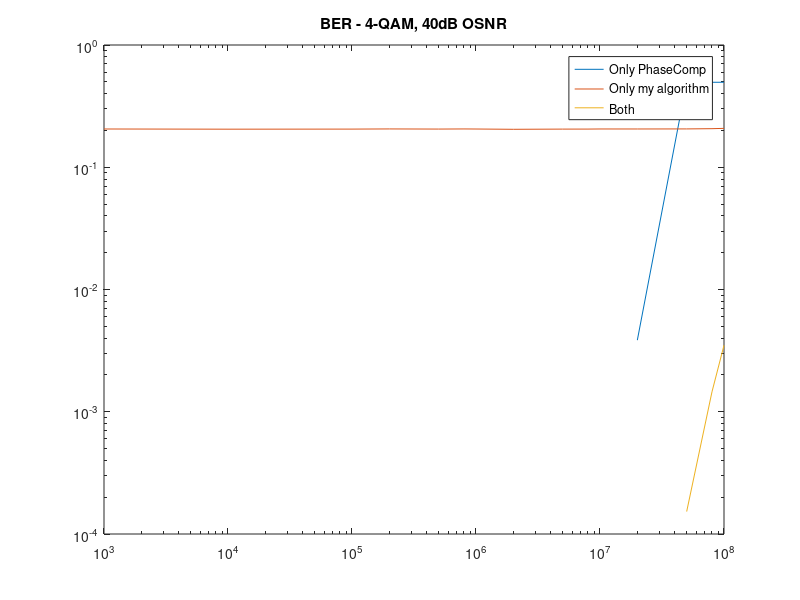
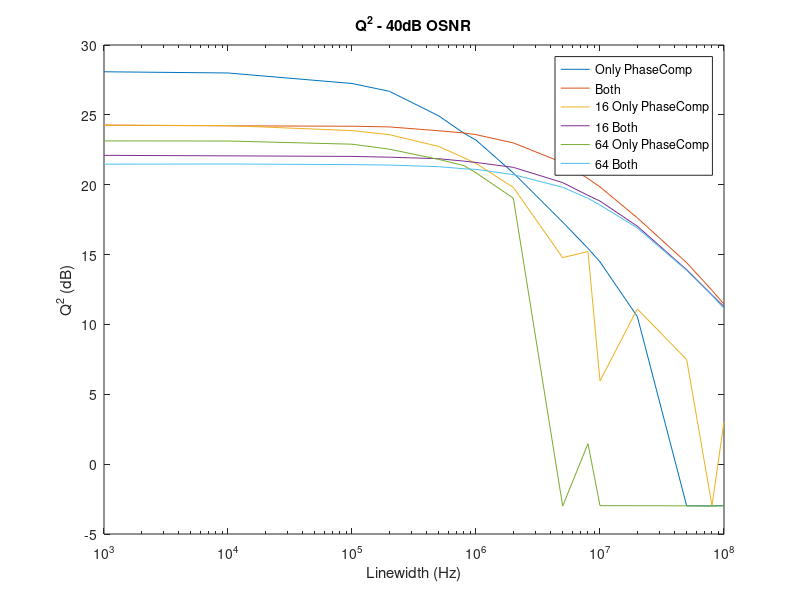
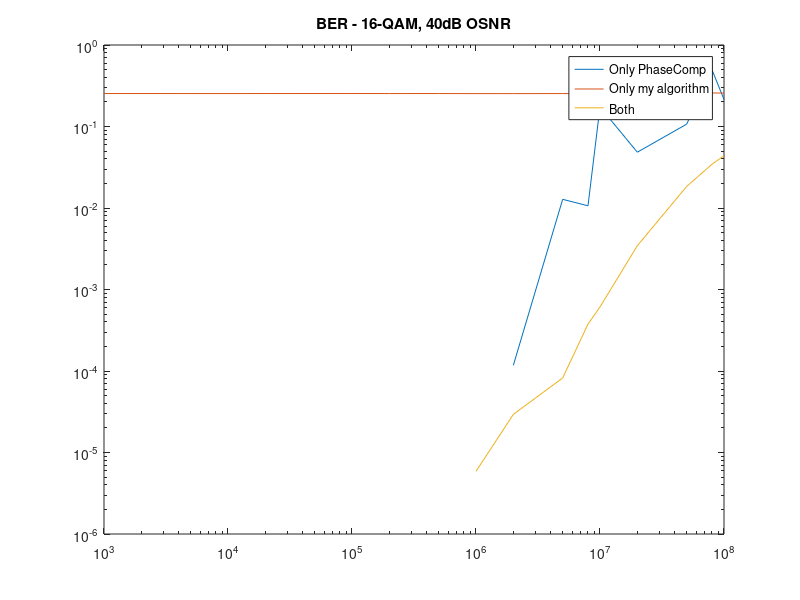
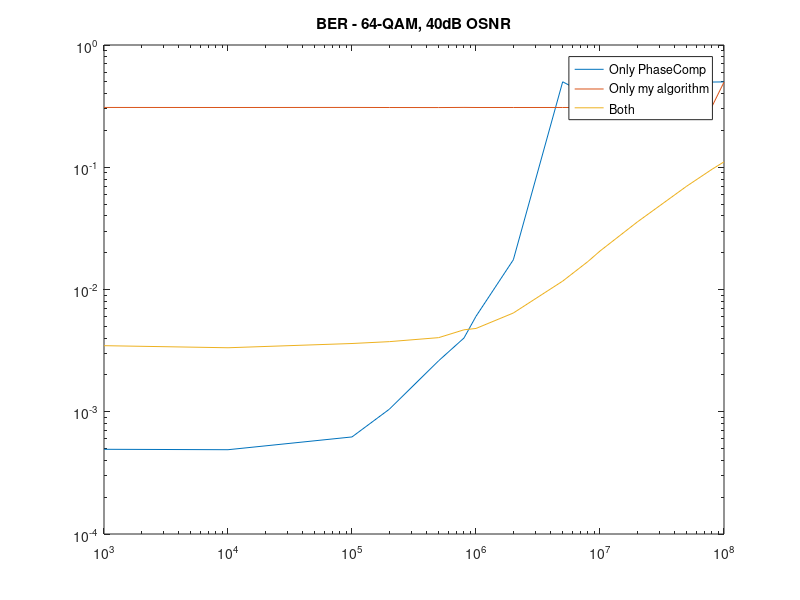

Write the MATLAB code that produced these figures, in order.
%%%%%%%%%%%%%%%%%%%%%%%%%%%%%%%%%%%%%%%%%%%%%%%%%%%%%%%%%%%%%%%%%%%%%%%%%%%
%                         Final Year Project                              %
%                               2020                                      %
%%%%%%%%%%%%%%%%%%%%%%%%%%%%%%%%%%%%%%%%%%%%%%%%%%%%%%%%%%%%%%%%%%%%%%%%%%%
% Written by: Emily Harrison (ID: 28761537)
% Supervised by: Dr Bill Corcoran

% PROJECT AIM: produce an optical communications system that uses Optical
% Injection Locking to improve the reliability of the system

% THE PROJECT focuses on M-QAM signals, where M is between 4 and 256. It
% uses linewidths ranging from 1kHz to 10MHz. Transmission speeds are
% between 100Gbps and 1Tbps over distances up to 5000km.

% THIS SCRIPT compares the BER and Q^2 outputs of DPMQAM_Rx across the
% range of linewidths. The main focus is comparing the original algorithm
% for phase compensation with the brick-wall filter and the performance of
% them combined. The aim is to determine where the original phase comp
% algorithm can be benefitted by additional compensation measures.
% Comparisons are made based on QAM modulation level.
% The brick-wall filter has a pass/stop boundary of 0.75/1 Hz in all cases.

%% Housekeeping
close all; clear all; clc;

% All graphs cover the following laser linewidths
Laser = [1e3, 1e4, 1e5, 2e5, 5e5, 8e5, 1e6, 2e6, 5e6, 8e6, 1e7, 2e7, 5e7, 8e7, 1e8];

%% 4-QAM
% Results from original phase comp only
BERwo = [0, 0, 0, 0, 0, 0, 0, 0, 0, 0, 0, 0.003851, 0.49748, 0.49563, 0.49565];
Qwo = [28.0845, 27.9975, 27.245, 26.6873, 24.9296, 23.679, 23.1953, 20.843, 17.3233, 15.4446, 14.4774, 10.5628, -2.9852, -2.987, -2.9672];

% Results from only brick-wall filter
BERw = [0.20558, 0.20486, 0.20517, 0.20581, 0.20529, 0.20577, 0.20549, 0.20441, 0.20515, 0.20524, 0.20565, 0.20562, 0.20587, 0.20681, 0.20801];
Qw = [2.4175, 2.4243, 2.4195, 2.4188, 2.4213, 2.4128, 2.4151, 2.4125, 2.4044, 2.3986, 2.3912, 2.3503, 2.2566, 2.156, 2.0618];

% Results using both algorithms
BERboth = [0.00015263, 0.0014559, 0.0034988];
Qboth4 = [24.2639, 24.2148, 24.1867, 24.1379, 23.8623, 23.7044, 23.5841, 22.9936, 21.5793, 20.4413, 19.842, 17.6293, 14.4173, 12.4406, 11.4519];

comp4 = mean(Qwo(1:5)-Qboth4(1:5));

figure(1)
loglog(Laser, BERwo, Laser, BERw, Laser(end-2:end), BERboth)
title('BER - 4-QAM, 40dB OSNR')
legend('Only PhaseComp', 'Only my algorithm', 'Both')
legend('Location', 'best')

figure(2)
%semilogx(Laser, Qwo, Laser, Qw, Laser, Qboth4, Laser, Q4_L1)
semilogx(Laser, Qwo, Laser, Qboth4)
hold on
title('Q^2 - 4-QAM, 40dB OSNR')
%legend('Only PhaseComp', 'Only my algorithm', 'Both', 'Lorentzian 1')
%legend('Location', 'best')

%% 16-QAM 
% Results from orginal phase comp only
BERwo = [0, 0, 0, 0, 0, 0, 0, 0.00011741, 0.01278, 0.010643, 0.17362, 0.04839, 0.10688, 0.49736, 0.21444];
Qwo = [24.2579, 24.2341, 23.8724, 23.5835, 22.7381, 21.9311, 21.5254, 19.804, 14.7829, 15.2146, 5.9546, 11.1128, 7.4822, -2.9661, 3.0433];

% Results from brick-wall filter only
BERw = [0.2539, 0.25369, 0.25423, 0.25372, 0.25387, 0.25341, 0.25345, 0.25332, 0.25368, 0.2539, 0.25413, 0.25449, 0.25483, 0.25776, 0.25736];
Qw = [2.3902, 2.3912, 2.3875, 2.3914, 2.3854, 2.3852, 2.388, 2.391, 2.3797, 2.3502, 2.3505, 2.329, 2.2404, 2.124, 2.0753];

% Results from using both algorithms
BERboth = [0, 0, 0, 0, 1.7611e-05, 0, 5.8705e-06, 2.9352e-05, 8.2187e-05, 0.00037571, 0.00061053, 0.003446, 0.018398, 0.03443, 0.043706];
Qboth16 = [22.1024, 22.0659, 22.0258, 21.9706, 21.861, 21.6876, 21.5927, 21.2437, 20.1524, 19.2386, 18.8309, 17.0311, 13.9157, 12.1114, 11.2764];

comp16 = mean(Qwo(1:5)-Qboth16(1:5));

figure(3)
loglog(Laser, BERwo, Laser, BERw, Laser, BERboth)
title('BER - 16-QAM, 40dB OSNR')
legend('Only PhaseComp', 'Only my algorithm', 'Both')
legend('Location', 'best')

figure(2)
%semilogx(Laser, Qwo, Laser, Qw, Laser, Qboth16)
semilogx(Laser, Qwo, Laser, Qboth16)
title('Q^2 - 16-QAM, 40dB OSNR')
%legend('Only PhaseComp', 'Only my algorithm', 'Both', 'Lorentzian 1','16 Only PhaseComp', '16 Only my algorithm', '16 Both')
%legend('Location', 'west')
xlabel('Linewidth (Hz)')
ylabel("Q^2 (dB)")

%% 64-QAM 
% Results from original phase comp only
BERwo = [0.00049312, 0.00048921, 0.00062227, 0.0010489, 0.0026143, 0.0040115, 0.0060348, 0.017498, 0.50015, 0.389, 0.49779, 0.49807, 0.49867, 0.49777, 0.49901];
Qwo = [23.1361, 23.1283, 22.9002, 22.544, 21.8144, 21.366, 20.8525, 19.037, -3.0024, 1.465, -2.9727, -2.9749, -2.9857, -3.0005, -2.9867];

% Results from brick-wall filter only
BERw = [0.30844, 0.30819, 0.30854, 0.30809, 0.30784, 0.30868, 0.30819, 0.30819, 0.30822, 0.30809, 0.30833, 0.30991, 0.49815, 0.31415, 0.49695];
Qw = [2.3835, 2.3874, 2.3813, 2.3845, 2.3847, 2.3815, 2.3775, 2.3758, 2.3692, 2.3607, 2.3502, 2.3126, -2.9786, 2.1227, -2.9903];

% Results from using both algorithms
BERboth = [0.0034714, 0.0033383, 0.0036162, 0.0037454, 0.0040389, 0.0046807, 0.004802, 0.0064223, 0.01171, 0.01695, 0.020641, 0.035689, 0.069988, 0.096225, 0.11071];
Qboth64 = [21.4713, 21.4841, 21.4391, 21.4067, 21.2906, 21.1429, 21.0989, 20.7229, 19.8184, 19.0245, 18.5451, 16.9087, 13.8657, 12.084, 11.1393];

comp64 = mean(Qwo(1:5)-Qboth64(1:5));
comp = mean([comp4 comp16 comp64]);
minimum = mean([Qboth4(end) Qboth16(end) Qboth64(end)]);
%minimum = mean([Qwo4(end) Qwo16(end) Qwo64(end)])

figure(5)
loglog(Laser, BERwo, Laser, BERw, Laser, BERboth)
title('BER - 64-QAM, 40dB OSNR')
legend('Only PhaseComp', 'Only my algorithm', 'Both')
legend('Location', 'best')

figure(2)
%semilogx(Laser, Qwo, Laser, Qw, Laser, Qboth64)
semilogx(Laser, Qwo, Laser, Qboth64)
title('Q^2 - 40dB OSNR')
%legend('Only PhaseComp', 'Only my algorithm', 'Both', 'Lorentzian 1','16 Only PhaseComp', '16 Only my algorithm', '16 Both','64 Only PhaseComp', '64 Only my algorithm', '64 Both')
legend('Only PhaseComp','Both','16 Only PhaseComp', '16 Both','64 Only PhaseComp','64 Both')
legend('Location', 'best')

%% GMI Graphs
% Graph showing GMI for x and y polarisations across the QAM levels,
% results from phase_comp+brick-wall filters
GMIx4 = [4.9944e-05, 4.7443e-05, 4.8369e-05, 5.2934e-05, 4.6212e-05, 4.6874e-05, 4.8258e-05, 5.5322e-05, 5.7799e-05, 5.1994e-05, 5.8105e-05, 5.7577e-05, 2.7067e-05, 6.4095e-05, 4.4075e-05];
GMIy4 = [6.7605e-06, 7.8767e-06, 6.6666e-06, 8.3167e-06, 6.4001e-06, 7.4408e-06, 7.0187e-06, 5.5337e-06, 8.5174e-06, 6.8576e-06, 2.1124e-05, 1.0275e-05, 1.5658e-06, 1.8133e-09, 2.1558e-06];

GMIx16 = [-8.6231e-07, -9.9958e-07, -8.3358e-07, -1.0535e-06, -1.0971e-06, -1.2864e-06, -1.069e-06, -1.0741e-06, -1.6037e-06, -1.9038e-06, -1.1375e-06, -3.6781e-07, 1.4549e-06, -5.3411e-07, -3.3909e-06];
GMIy16 = [3.0536e-05, 3.0865e-05, 3.0136e-05, 3.3439e-05, 2.8999e-05, 2.5213e-05, 3.4936e-05, 3.0517e-05, 3.1622e-05, 5.4862e-05, 3.9887e-05, 6.2385e-05, 4.9966e-05, 3.1567e-05, 1.615e-05];

GMIx64 = [3.8043e-05, 4.1216e-05, 3.7448e-05, 3.9297e-05, 3.8326e-05, 4.6422e-05, 3.0453e-05, 3.0651e-05, 3.6271e-05, 2.723e-05, 3.0051e-05, 2.4648e-05, 1.0284e-05, 1.143e-05, 1.276e-05];
GMIy64 = [1.3832e-05, 1.4947e-05, 1.4775e-05, 1.3934e-05, 1.7813e-05, 1.1173e-05, 1.2159e-05, 8.0789e-06, 1.5728e-05, 1.5323e-05, 6.8778e-06, 1.866e-05, 1.2071e-05, 3.7852e-05, -9.2455e-07];

% Results from first try lorentzian
GMIx4_L1 = [2.913e-05, 2.799e-05, 2.8358e-05, 3.3763e-05, 3.0957e-05, 2.6876e-05, 2.5549e-05, 3.5646e-05, 3.7191e-05, 1.5983e-05, 5.2868e-06, 2.823e-05, 3.4058e-05, 9.0521e-07, 4.0984e-05];
GMIy4_L1 = [3.1298e-06, 3.5385e-06, 3.2615e-06, 3.3731e-06, 5.5146e-06, 6.2295e-06, 1.7256e-06, 4.062e-06, 1.734e-07, 7.2821e-06, 2.257e-05, 5.682e-06, 1.1378e-05, 4.5381e-06, 1.332e-08];

figure(7)
semilogx(Laser, GMIx4, Laser, GMIy4, Laser, GMIx16, Laser, GMIy16, Laser, GMIx64, Laser, GMIy64, Laser, GMIx4_L1, Laser, GMIy4_L1)
legend('GMIx 4-QAM', 'GMIy 4-QAM', 'GMIx 16-QAM', 'GMIy 16-QAM', 'GMIx 64-QAM', 'GMIy 64-QAM', 'GMIx 4L', 'GMIy 4L')
legend('Location', 'best')